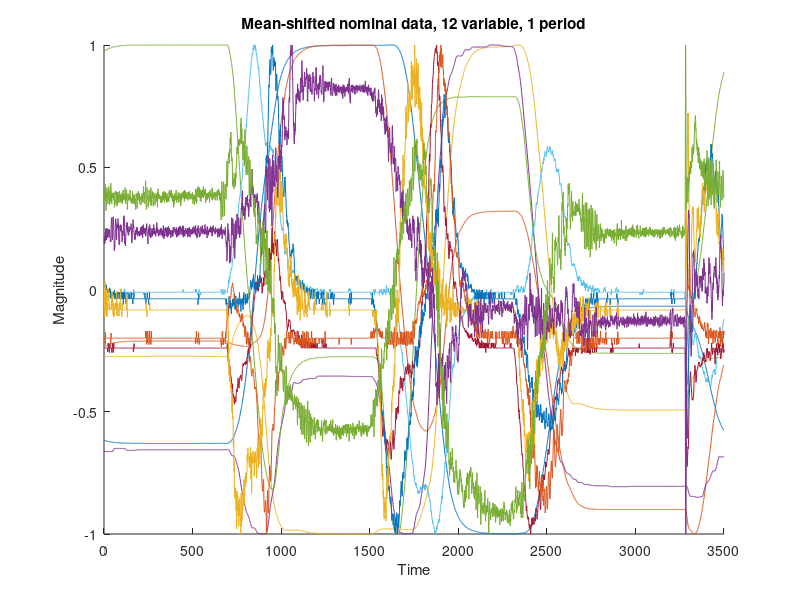

This chart was generated by the following MATLAB code:
clc
clear
load('Pre-processed_variables.mat')

for i = 1:12
    Selected_Variable_1_Period(:,i) = 2 * (Selected_Variable_1_Period(:,i) - min(Selected_Variable_1_Period(:,i))) / (range(Selected_Variable_1_Period(:,i))) - 1;
end

period = 1:3500;

var1 = Selected_Variable_1_Period(:,1);
var2 = Selected_Variable_1_Period(:,2);
var3 = Selected_Variable_1_Period(:,3);
var4 = Selected_Variable_1_Period(:,4);
var5 = Selected_Variable_1_Period(:,5);
var6 = Selected_Variable_1_Period(:,6);
var7 = Selected_Variable_1_Period(:,7);
var8 = Selected_Variable_1_Period(:,8);
var9 = Selected_Variable_1_Period(:,9);
var10 = Selected_Variable_1_Period(:,10);
var11 = Selected_Variable_1_Period(:,11);
var12 = Selected_Variable_1_Period(:,12);

hold on
plot(period,var1)
plot(period,var2)
plot(period,var3)
plot(period,var4)
plot(period,var5)
plot(period,var6)
plot(period,var7)
plot(period,var8)
plot(period,var9)
plot(period,var10)
plot(period,var11)
plot(period,var12)

title('Mean-shifted nominal data, 12 variable, 1 period')
xlabel('Time')
ylabel('Magnitude')